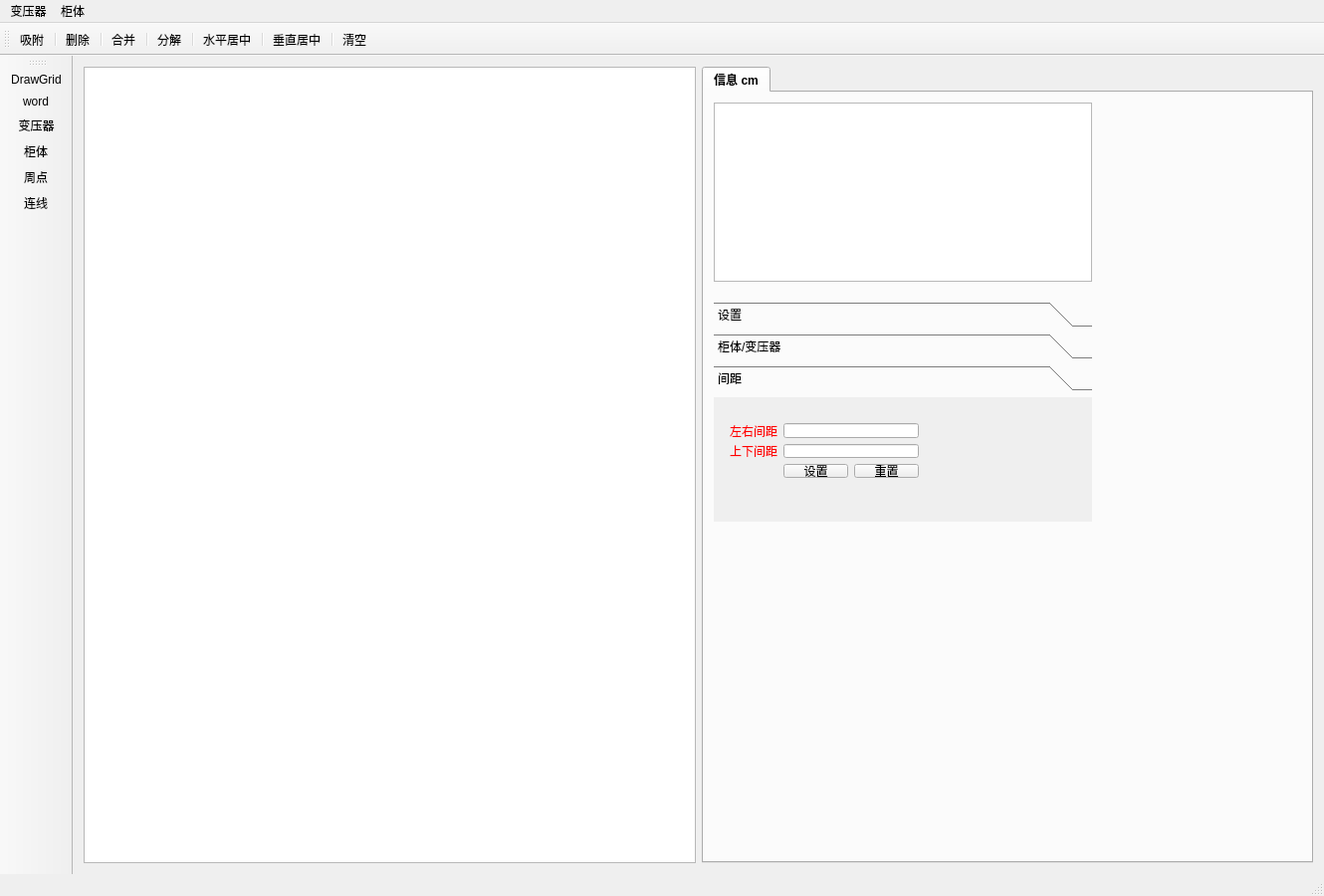
<?xml version="1.0" encoding="UTF-8"?>
<ui version="4.0">
 <class>MainWindow</class>
 <widget class="QMainWindow" name="MainWindow">
  <property name="geometry">
   <rect>
    <x>0</x>
    <y>0</y>
    <width>1330</width>
    <height>900</height>
   </rect>
  </property>
  <property name="windowTitle">
   <string>cxbs</string>
  </property>
  <property name="styleSheet">
   <string notr="true"/>
  </property>
  <widget class="QWidget" name="centralWidget">
   <layout class="QHBoxLayout" name="horizontalLayout">
    <item>
     <widget class="mtview" name="ui_gv"/>
    </item>
    <item>
     <widget class="QTabWidget" name="tabWidget">
      <property name="font">
       <font>
        <weight>75</weight>
        <bold>true</bold>
       </font>
      </property>
      <property name="styleSheet">
       <string notr="true"/>
      </property>
      <property name="currentIndex">
       <number>0</number>
      </property>
      <widget class="QWidget" name="tab">
       <attribute name="title">
        <string>信息 cm</string>
       </attribute>
       <widget class="QToolBox" name="toolBox">
        <property name="geometry">
         <rect>
          <x>10</x>
          <y>210</y>
          <width>380</width>
          <height>221</height>
         </rect>
        </property>
        <property name="font">
         <font>
          <weight>50</weight>
          <italic>false</italic>
          <bold>false</bold>
         </font>
        </property>
        <property name="styleSheet">
         <string notr="true"/>
        </property>
        <property name="currentIndex">
         <number>2</number>
        </property>
        <widget class="QWidget" name="page">
         <property name="geometry">
          <rect>
           <x>0</x>
           <y>0</y>
           <width>380</width>
           <height>143</height>
          </rect>
         </property>
         <property name="font">
          <font>
           <weight>50</weight>
           <bold>false</bold>
          </font>
         </property>
         <attribute name="label">
          <string>设置</string>
         </attribute>
         <widget class="QCheckBox" name="cb_shu">
          <property name="geometry">
           <rect>
            <x>90</x>
            <y>10</y>
            <width>29</width>
            <height>16</height>
           </rect>
          </property>
          <property name="text">
           <string>|</string>
          </property>
         </widget>
         <widget class="QCheckBox" name="cb_heng">
          <property name="geometry">
           <rect>
            <x>55</x>
            <y>10</y>
            <width>29</width>
            <height>16</height>
           </rect>
          </property>
          <property name="text">
           <string>-</string>
          </property>
         </widget>
         <widget class="QLabel" name="label_2">
          <property name="geometry">
           <rect>
            <x>1</x>
            <y>10</y>
            <width>48</width>
            <height>16</height>
           </rect>
          </property>
          <property name="text">
           <string>优先级别</string>
          </property>
         </widget>
        </widget>
        <widget class="QWidget" name="page_2">
         <property name="geometry">
          <rect>
           <x>0</x>
           <y>0</y>
           <width>380</width>
           <height>143</height>
          </rect>
         </property>
         <attribute name="label">
          <string>柜体/变压器</string>
         </attribute>
         <widget class="QWidget" name="layoutWidget">
          <property name="geometry">
           <rect>
            <x>1</x>
            <y>24</y>
            <width>188</width>
            <height>77</height>
           </rect>
          </property>
          <layout class="QGridLayout" name="gridLayout">
           <item row="0" column="0">
            <widget class="QLabel" name="label">
             <property name="text">
              <string>宽度</string>
             </property>
            </widget>
           </item>
           <item row="0" column="1" colspan="2">
            <widget class="QLineEdit" name="le_gtwidth">
             <property name="placeholderText">
              <string>width</string>
             </property>
            </widget>
           </item>
           <item row="1" column="0">
            <widget class="QLabel" name="label_3">
             <property name="text">
              <string>长度</string>
             </property>
            </widget>
           </item>
           <item row="1" column="1" colspan="2">
            <widget class="QLineEdit" name="le_gtdeep">
             <property name="placeholderText">
              <string>deep</string>
             </property>
            </widget>
           </item>
           <item row="2" column="1">
            <widget class="QPushButton" name="pushButton">
             <property name="text">
              <string>添加</string>
             </property>
            </widget>
           </item>
           <item row="2" column="2">
            <widget class="QPushButton" name="pushButton_3">
             <property name="text">
              <string>重置</string>
             </property>
            </widget>
           </item>
          </layout>
         </widget>
        </widget>
        <widget class="QWidget" name="page_3">
         <property name="geometry">
          <rect>
           <x>0</x>
           <y>0</y>
           <width>380</width>
           <height>143</height>
          </rect>
         </property>
         <property name="styleSheet">
          <string notr="true"/>
         </property>
         <attribute name="label">
          <string>间距</string>
         </attribute>
         <widget class="QWidget" name="layoutWidget">
          <property name="geometry">
           <rect>
            <x>5</x>
            <y>15</y>
            <width>212</width>
            <height>77</height>
           </rect>
          </property>
          <layout class="QGridLayout" name="gridLayout_2">
           <item row="0" column="0">
            <widget class="QLabel" name="lal1">
             <property name="toolTip">
              <string>&lt;html&gt;&lt;head/&gt;&lt;body&gt;&lt;p&gt;@1 移动左边的物体，请设置为负值。&lt;/p&gt;&lt;p&gt;@2 移动右边的物体，请设置为正值。&lt;/p&gt;&lt;/body&gt;&lt;/html&gt;</string>
             </property>
             <property name="styleSheet">
              <string notr="true">QLabel#lal1{
color:red;
}</string>
             </property>
             <property name="text">
              <string>左右间距</string>
             </property>
            </widget>
           </item>
           <item row="0" column="1" colspan="2">
            <widget class="QLineEdit" name="le_hline"/>
           </item>
           <item row="1" column="0">
            <widget class="QLabel" name="lal2">
             <property name="toolTip">
              <string>&lt;html&gt;&lt;head/&gt;&lt;body&gt;&lt;p&gt;@1 移动上面的物体，请设置为负值。&lt;/p&gt;&lt;p&gt;@2 移动下面的物体，请设置为正值。&lt;/p&gt;&lt;/body&gt;&lt;/html&gt;</string>
             </property>
             <property name="styleSheet">
              <string notr="true">QLabel#lal2{
color:red;
}</string>
             </property>
             <property name="text">
              <string>上下间距</string>
             </property>
            </widget>
           </item>
           <item row="1" column="1" colspan="2">
            <widget class="QLineEdit" name="le_vline">
             <property name="toolTip">
              <string>&lt;html&gt;&lt;head/&gt;&lt;body&gt;&lt;p&gt;&lt;br/&gt;&lt;/p&gt;&lt;/body&gt;&lt;/html&gt;</string>
             </property>
            </widget>
           </item>
           <item row="2" column="1">
            <widget class="QPushButton" name="pb_setjianju">
             <property name="text">
              <string>设置</string>
             </property>
            </widget>
           </item>
           <item row="2" column="2">
            <widget class="QPushButton" name="pushButton_2">
             <property name="text">
              <string>重置</string>
             </property>
            </widget>
           </item>
          </layout>
         </widget>
        </widget>
       </widget>
       <widget class="QTextEdit" name="te_info">
        <property name="geometry">
         <rect>
          <x>10</x>
          <y>10</y>
          <width>380</width>
          <height>180</height>
         </rect>
        </property>
       </widget>
      </widget>
     </widget>
    </item>
   </layout>
  </widget>
  <widget class="QMenuBar" name="menuBar">
   <property name="geometry">
    <rect>
     <x>0</x>
     <y>0</y>
     <width>1330</width>
     <height>23</height>
    </rect>
   </property>
   <widget class="QMenu" name="menu_2">
    <property name="title">
     <string>变压器</string>
    </property>
    <addaction name="actionS11_30"/>
    <addaction name="actionS11_50"/>
    <addaction name="actionS11_63"/>
    <addaction name="actionS11_80"/>
    <addaction name="actionS11_100"/>
    <addaction name="actionS11_125"/>
    <addaction name="actionS11_160"/>
    <addaction name="actionS11_200"/>
    <addaction name="actionS11_250"/>
    <addaction name="actionS11_315"/>
    <addaction name="actionS11_400"/>
    <addaction name="actionS11_500"/>
    <addaction name="actionS11_630"/>
    <addaction name="actionS11_800"/>
    <addaction name="actionS11_1000"/>
    <addaction name="actionS11_1250"/>
    <addaction name="actionS11_1600"/>
    <addaction name="actionS11_2000"/>
    <addaction name="actionS11_2500"/>
   </widget>
   <widget class="QMenu" name="menu_3">
    <property name="title">
     <string>柜体</string>
    </property>
    <addaction name="action750_900"/>
    <addaction name="action900_1000"/>
    <addaction name="separator"/>
    <addaction name="action600_600"/>
    <addaction name="action800_600"/>
    <addaction name="action1000_600"/>
    <addaction name="action1200_600"/>
   </widget>
   <addaction name="menu_2"/>
   <addaction name="menu_3"/>
  </widget>
  <widget class="QToolBar" name="mainToolBar">
   <property name="toolButtonStyle">
    <enum>Qt::ToolButtonTextOnly</enum>
   </property>
   <attribute name="toolBarArea">
    <enum>TopToolBarArea</enum>
   </attribute>
   <attribute name="toolBarBreak">
    <bool>false</bool>
   </attribute>
   <addaction name="actionXiFuGrid"/>
   <addaction name="separator"/>
   <addaction name="actionDeleteItem"/>
   <addaction name="separator"/>
   <addaction name="actioncombine"/>
   <addaction name="separator"/>
   <addaction name="actionfenjie"/>
   <addaction name="separator"/>
   <addaction name="actionhjuzhong"/>
   <addaction name="separator"/>
   <addaction name="actionvjuzhong"/>
   <addaction name="separator"/>
   <addaction name="action_qingkong"/>
  </widget>
  <widget class="QStatusBar" name="statusBar"/>
  <widget class="QToolBar" name="toolBar">
   <property name="windowTitle">
    <string>toolBar</string>
   </property>
   <property name="movable">
    <bool>true</bool>
   </property>
   <attribute name="toolBarArea">
    <enum>LeftToolBarArea</enum>
   </attribute>
   <attribute name="toolBarBreak">
    <bool>false</bool>
   </attribute>
   <addaction name="actionDrawGrid"/>
   <addaction name="actionword"/>
   <addaction name="actionbianyaqi"/>
   <addaction name="actionguiti"/>
   <addaction name="actionzhoupoint"/>
   <addaction name="actionlianxian"/>
  </widget>
  <action name="actionS11_30">
   <property name="checkable">
    <bool>true</bool>
   </property>
   <property name="text">
    <string>S11-30</string>
   </property>
  </action>
  <action name="actionS11_50">
   <property name="checkable">
    <bool>true</bool>
   </property>
   <property name="text">
    <string>S11-50</string>
   </property>
  </action>
  <action name="actionS11_63">
   <property name="checkable">
    <bool>true</bool>
   </property>
   <property name="text">
    <string>S11-63</string>
   </property>
  </action>
  <action name="actionS11_80">
   <property name="checkable">
    <bool>true</bool>
   </property>
   <property name="text">
    <string>S11-80</string>
   </property>
  </action>
  <action name="actionS11_100">
   <property name="checkable">
    <bool>true</bool>
   </property>
   <property name="text">
    <string>S11-100</string>
   </property>
  </action>
  <action name="actionS11_125">
   <property name="checkable">
    <bool>true</bool>
   </property>
   <property name="text">
    <string>S11-125</string>
   </property>
  </action>
  <action name="actionS11_160">
   <property name="checkable">
    <bool>true</bool>
   </property>
   <property name="text">
    <string>S11-160</string>
   </property>
  </action>
  <action name="actionS11_200">
   <property name="checkable">
    <bool>true</bool>
   </property>
   <property name="text">
    <string>S11-200</string>
   </property>
  </action>
  <action name="actionS11_250">
   <property name="checkable">
    <bool>true</bool>
   </property>
   <property name="text">
    <string>S11-250</string>
   </property>
  </action>
  <action name="actionS11_315">
   <property name="checkable">
    <bool>true</bool>
   </property>
   <property name="text">
    <string>S11-315</string>
   </property>
  </action>
  <action name="actionS11_400">
   <property name="checkable">
    <bool>true</bool>
   </property>
   <property name="text">
    <string>S11-400</string>
   </property>
  </action>
  <action name="actionS11_500">
   <property name="checkable">
    <bool>true</bool>
   </property>
   <property name="text">
    <string>S11-500</string>
   </property>
  </action>
  <action name="actionS11_630">
   <property name="checkable">
    <bool>true</bool>
   </property>
   <property name="text">
    <string>S11-630</string>
   </property>
  </action>
  <action name="actionS11_800">
   <property name="checkable">
    <bool>true</bool>
   </property>
   <property name="text">
    <string>S11-800</string>
   </property>
  </action>
  <action name="actionS11_1000">
   <property name="checkable">
    <bool>true</bool>
   </property>
   <property name="text">
    <string>S11-1000</string>
   </property>
  </action>
  <action name="actionS11_1250">
   <property name="checkable">
    <bool>true</bool>
   </property>
   <property name="text">
    <string>S11-1250</string>
   </property>
  </action>
  <action name="actionS11_1600">
   <property name="checkable">
    <bool>true</bool>
   </property>
   <property name="text">
    <string>S11-1600</string>
   </property>
  </action>
  <action name="actionS11_2000">
   <property name="checkable">
    <bool>true</bool>
   </property>
   <property name="text">
    <string>S11-2000</string>
   </property>
  </action>
  <action name="actionS11_2500">
   <property name="checkable">
    <bool>true</bool>
   </property>
   <property name="text">
    <string>S11-2500</string>
   </property>
  </action>
  <action name="action_qingkong">
   <property name="text">
    <string>清空</string>
   </property>
   <property name="toolTip">
    <string>清空</string>
   </property>
  </action>
  <action name="actionDrawGrid">
   <property name="checkable">
    <bool>true</bool>
   </property>
   <property name="icon">
    <iconset resource="asset.qrc">
     <normaloff>:/imgs/imgs/mao.png</normaloff>:/imgs/imgs/mao.png</iconset>
   </property>
   <property name="text">
    <string>DrawGrid</string>
   </property>
   <property name="toolTip">
    <string>网格</string>
   </property>
  </action>
  <action name="actionword">
   <property name="icon">
    <iconset resource="asset.qrc">
     <normaloff>:/imgs/imgs/t1.png</normaloff>
     <normalon>:/imgs/imgs/T.png</normalon>:/imgs/imgs/t1.png</iconset>
   </property>
   <property name="text">
    <string>word</string>
   </property>
   <property name="toolTip">
    <string>文字</string>
   </property>
  </action>
  <action name="actionXiFuGrid">
   <property name="checkable">
    <bool>true</bool>
   </property>
   <property name="text">
    <string>吸附</string>
   </property>
   <property name="toolTip">
    <string>吸附</string>
   </property>
  </action>
  <action name="actionDeleteItem">
   <property name="text">
    <string>删除</string>
   </property>
   <property name="toolTip">
    <string>删除</string>
   </property>
  </action>
  <action name="actionbianyaqi">
   <property name="icon">
    <iconset>
     <normalon>:/imgs/imgs/b.png</normalon>
    </iconset>
   </property>
   <property name="text">
    <string>变压器</string>
   </property>
   <property name="toolTip">
    <string>变压器</string>
   </property>
  </action>
  <action name="actionguiti">
   <property name="icon">
    <iconset>
     <normalon>:/imgs/imgs/g.png</normalon>
    </iconset>
   </property>
   <property name="text">
    <string>柜体</string>
   </property>
   <property name="toolTip">
    <string>柜体</string>
   </property>
  </action>
  <action name="action750_900">
   <property name="checkable">
    <bool>true</bool>
   </property>
   <property name="text">
    <string>750*900</string>
   </property>
   <property name="toolTip">
    <string>750*900</string>
   </property>
  </action>
  <action name="action900_1000">
   <property name="checkable">
    <bool>true</bool>
   </property>
   <property name="text">
    <string>900*1000</string>
   </property>
  </action>
  <action name="actioncombine">
   <property name="text">
    <string>合并</string>
   </property>
   <property name="toolTip">
    <string>合并</string>
   </property>
  </action>
  <action name="actionfenjie">
   <property name="text">
    <string>分解</string>
   </property>
   <property name="toolTip">
    <string>分解</string>
   </property>
  </action>
  <action name="action600_600">
   <property name="checkable">
    <bool>true</bool>
   </property>
   <property name="text">
    <string>600*600</string>
   </property>
  </action>
  <action name="action800_600">
   <property name="checkable">
    <bool>true</bool>
   </property>
   <property name="text">
    <string>800*600</string>
   </property>
  </action>
  <action name="action1000_600">
   <property name="checkable">
    <bool>true</bool>
   </property>
   <property name="text">
    <string>1000*600</string>
   </property>
  </action>
  <action name="action1200_600">
   <property name="checkable">
    <bool>true</bool>
   </property>
   <property name="text">
    <string>1200*600</string>
   </property>
  </action>
  <action name="actionhjuzhong">
   <property name="text">
    <string>水平居中</string>
   </property>
   <property name="toolTip">
    <string>水平居中</string>
   </property>
  </action>
  <action name="actionvjuzhong">
   <property name="text">
    <string>垂直居中</string>
   </property>
   <property name="toolTip">
    <string>垂直居中</string>
   </property>
  </action>
  <action name="actionzhoupoint">
   <property name="icon">
    <iconset>
     <normalon>:/imgs/imgs/point.png</normalon>
    </iconset>
   </property>
   <property name="text">
    <string>周点</string>
   </property>
   <property name="toolTip">
    <string>周点</string>
   </property>
  </action>
  <action name="actionlianxian">
   <property name="icon">
    <iconset resource="asset.qrc">
     <normaloff>:/imgs/imgs/lianxian.png</normaloff>
     <normalon>imgs/lianxian.png</normalon>:/imgs/imgs/lianxian.png</iconset>
   </property>
   <property name="text">
    <string>连线</string>
   </property>
   <property name="toolTip">
    <string>连线</string>
   </property>
  </action>
 </widget>
 <layoutdefault spacing="6" margin="11"/>
 <customwidgets>
  <customwidget>
   <class>mtview</class>
   <extends>QGraphicsView</extends>
   <header location="global">mtview.h</header>
  </customwidget>
 </customwidgets>
 <resources>
  <include location="asset.qrc"/>
 </resources>
 <connections/>
</ui>
